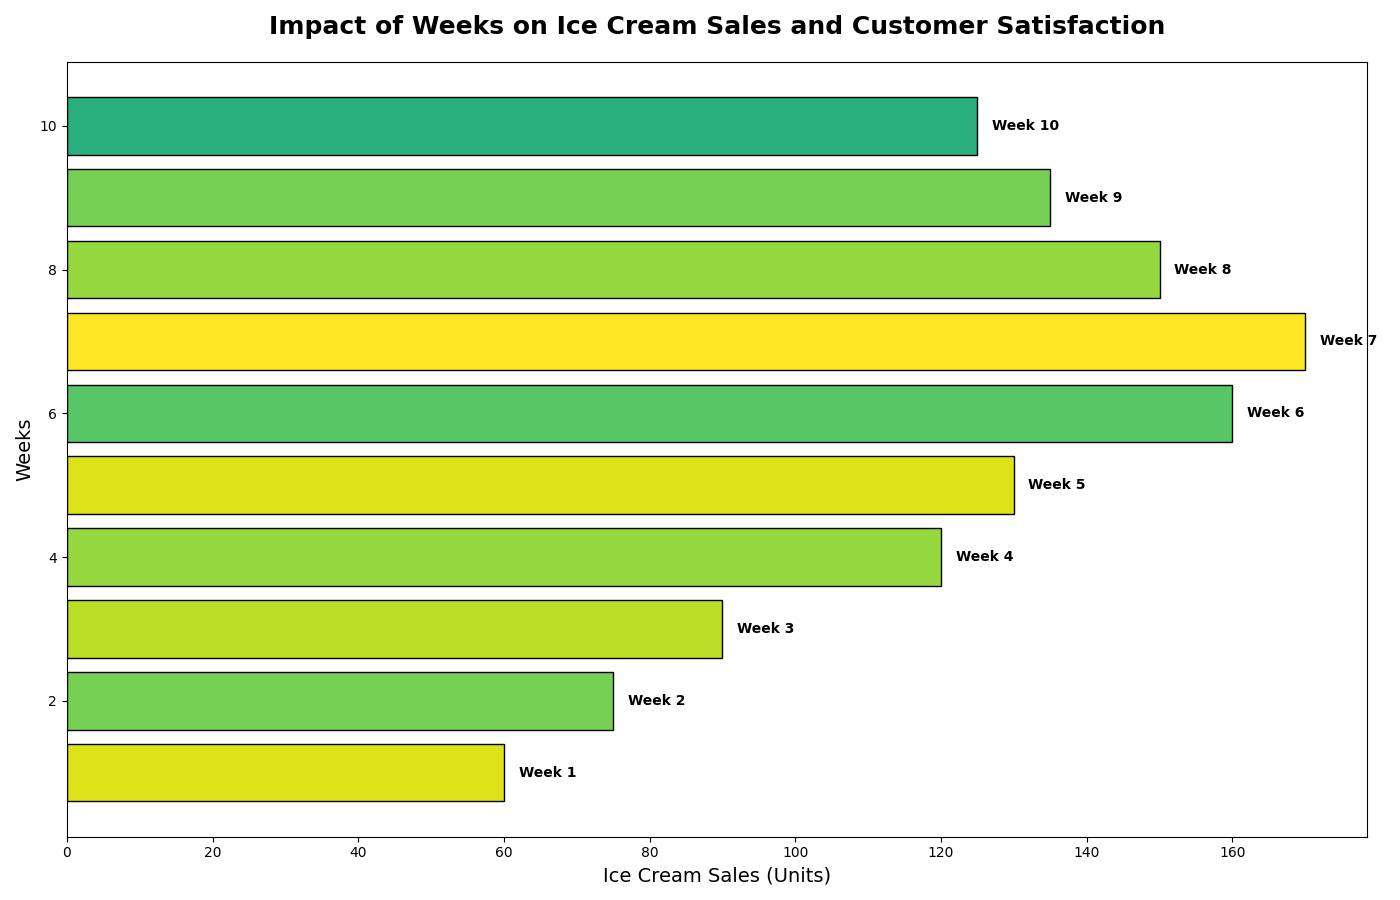

The script that drew this image:
import matplotlib.pyplot as plt
import numpy as np

weeks = np.arange(1, 11)
sales = np.array([60, 75, 90, 120, 130, 160, 170, 150, 135, 125])

# Manually shuffled satisfaction values to change assigned colors
shuffled_satisfaction = np.array([9, 7.5, 8.5, 8, 9, 7, 9.5, 8, 7.5, 6])

plt.figure(figsize=(14, 9))
plt.barh(weeks, sales, color=plt.cm.viridis(shuffled_satisfaction / max(shuffled_satisfaction)), edgecolor='black')

plt.title("Impact of Weeks on Ice Cream Sales and Customer Satisfaction", fontsize=18, fontweight='bold', pad=20)
plt.xlabel("Ice Cream Sales (Units)", fontsize=14)
plt.ylabel("Weeks", fontsize=14)

for i, (sales_val, week) in enumerate(zip(sales, weeks)):
    plt.text(sales_val + 2, week, f"Week {week}", fontsize=10, fontweight='bold', va='center')

plt.tight_layout()
plt.show()
